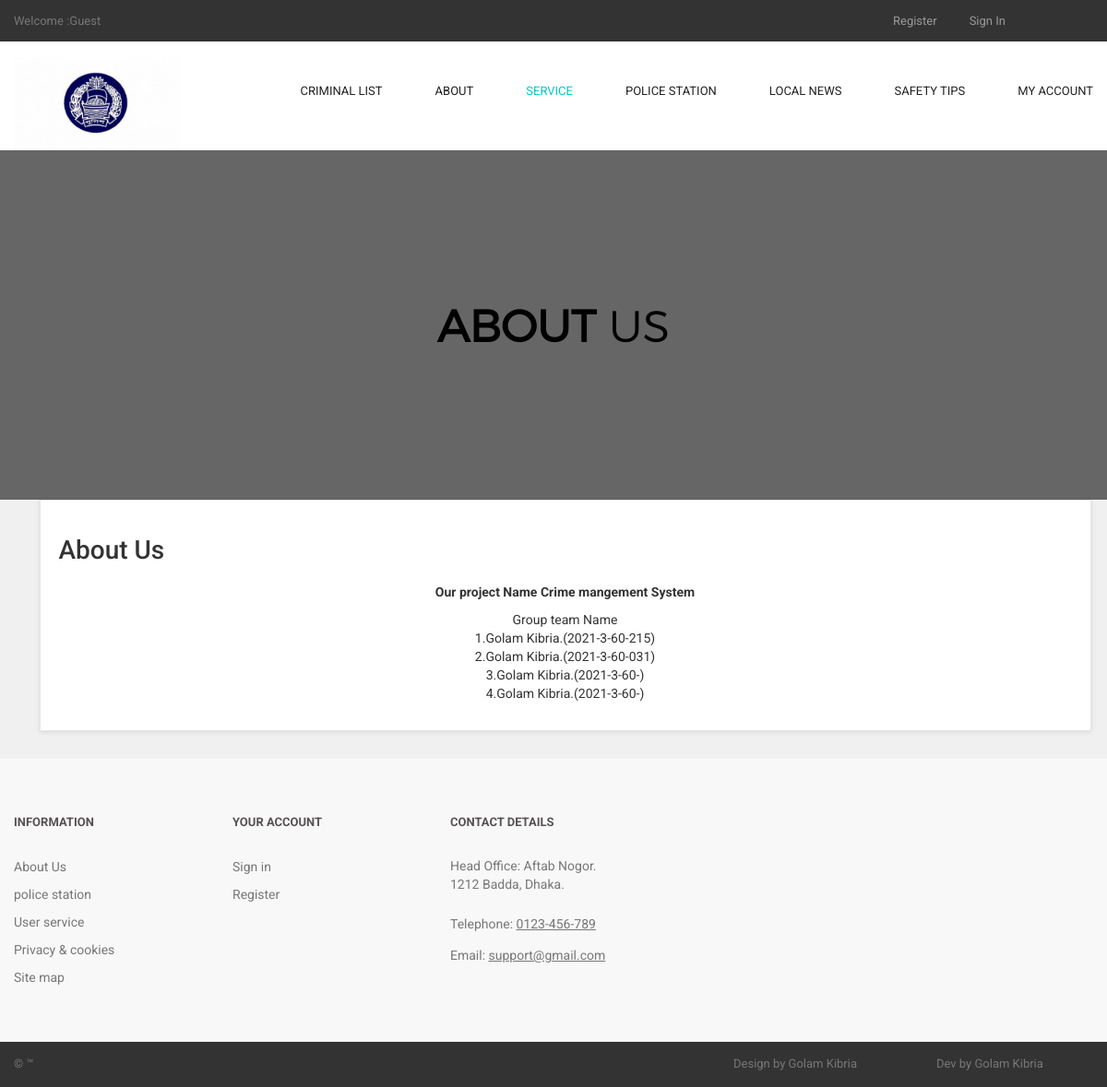
Page /about.php on the committed database.
### tables this page shows
CREATE TABLE `about_us` (
  `about_id` int(10) NOT NULL,
  `about_heading` text NOT NULL,
  `about_short_desc` text NOT NULL,
  `about_desc` text NOT NULL
);

### about.php (the view, shortened to what this page needs)
<?php
include("includes/db.php");
include("includes/header.php");
include("includes/main.php");
?>
  <main>
    <div class="nero">
      <div class="nero__heading">
        <span class="nero__bold">About</span> us
      </div>
    </div>
  </main>
<div id="content" >
<div class="container" >
<div class="col-md-12" >
<div class="box" >
<?php
$get_about_us = "select * from about_us";
$run_about_us = mysqli_query($con,$get_about_us);
$row_about_us = mysqli_fetch_array($run_about_us);
$about_heading = $row_about_us['about_heading'];
$about_short_desc = $row_about_us['about_short_desc'];
$about_desc = $row_about_us['about_desc'];
?>
<h1> <?php echo $about_heading; ?> </h1>
<p class="lead"> <?php echo $about_short_desc; ?> </p>
<p> <?php echo $about_desc; ?> </p>
</div>
</div>
</div>
</div>
<?php
include("includes/footer.php");
?>
</body>
</html>

### styles/backend.css (style rules this page uses)
html { font-family: "Roboto", Helvetica, Arial, sans-serif; line-height: 1.15; -ms-text-size-adjust: 100%; -webkit-text-size-adjust: 100% }
body { margin: 0 }
h1 { font-size: 2em; margin: .67em 0 }
figcaption, figure, main { display: block }
b, strong { font-weight: inherit; font-weight: bolder }
html { box-sizing: border-box }
body { min-width: 1190px; font-family: Montserrat, sans-serif; font-weight: 400; background-color: white; }
.container { width: 1170px; margin: 0 auto }
.nero { padding-top: 160px; padding-bottom: 140px; font-family: 'montserratlight', sans-serif; text-align: center; text-transform: uppercase; color: #000000; background: #666 ; background-size: cover; background-position: center; }
.nero__heading { font-size: 48px; }
.nero__bold { font-weight: 700; }

### styles/style.css (style rules this page uses)
body { font-family: "Roboto", Helvetica, Arial, sans-serif; font-size: 14px; line-height: 1.42857143; color: #333333; background-color: #f0f0f0; overflow-x: hidden; }
.box { background: #fff; margin: 0 0 30px; border: solid 1px #e6e6e6; box-sizing: border-box; padding:20px; box-shadow: 0 1px 5px rgba(0, 0, 0, 0.1); }
#content { padding-left:25px; }

### rows in the picture
about_us: about_heading "About Us", about_short_desc "Our project Name Crime mangement System", about_desc "Group team Name 1.Golam Kibria.(2021-3-60-215) 2.Golam Kibria.(2021-3-60-031) 3.Golam Kibria.(2021-3-60-) 4.Golam Kibria.(2021-3-60-)"
